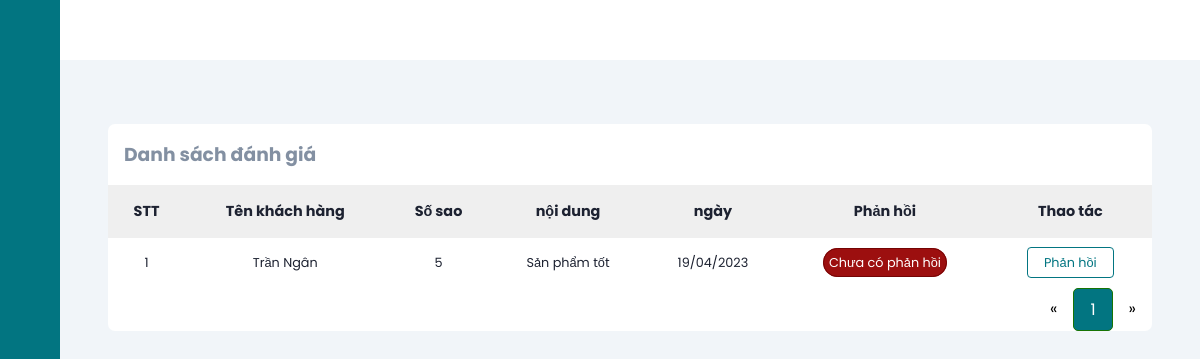
Page /ratingManage?page=1 (signed in) on the committed database.
### tables this page shows
CREATE TABLE `productrating` (
  `id` int(11) NOT NULL,
  `productId` int(11) NOT NULL,
  `userId` int(11) NOT NULL,
  `star` int(11) NOT NULL,
  `content` text NOT NULL,
  `reply` text NOT NULL,
  `createdDate` datetime NOT NULL DEFAULT current_timestamp(),
  `repliedDate` datetime DEFAULT NULL
);

CREATE TABLE `users` (
  `id` int(11) NOT NULL,
  `fullName` varchar(255) NOT NULL,
  `email` varchar(255) NOT NULL,
  `dob` date NOT NULL,
  `address` varchar(500) NOT NULL,
  `password` varchar(255) NOT NULL,
  `roleId` int(11) NOT NULL,
  `status` tinyint(1) NOT NULL,
  `captcha` varchar(50) NOT NULL,
  `isConfirmed` tinyint(4) NOT NULL DEFAULT 0,
  `phone` varchar(10) NOT NULL,
  `provinceId` varchar(5) NOT NULL,
  `districtId` varchar(5) NOT NULL,
  `wardId` varchar(5) NOT NULL
);

### mvc/core/ControllerBase.php (called while the page is built, shortened)
<?php
class ControllerBase{
    public function view($view, $data=[]){
        require_once "./mvc/views/".$view.".php";
    }
}
?>

### mvc/controllers/ratingManage.php (called while the page is built, shortened)
<?php
class ratingManage extends ControllerBase
{
    public function index($page = 1)
    {
        $rating = $this->model("ratingModel");
        $ratingList = ($rating->getAllAdmin(isset($_GET['page']) ? $_GET['page'] : 1))->fetch_all(MYSQLI_ASSOC);
        $countPaging = $rating->getCountPaging(8);
        $this->view("admin/rating", [
            "headTitle" => "Phản hồi đánh giá",
            "ratingList" => $ratingList,
            "countPaging" => $countPaging
        ]);
    }
}

### mvc/core/App.php (called while the page is built, shortened)
<?php
class App
{
    protected $action = "Index";
    function __construct()
    {
        $arr = $this->UrlProcess();
        if (file_exists("./mvc/controllers/" . $arr[0] . ".php")) {
            unset($arr[0]);
        }
        $this->controller = new $this->controller;
        $this->params = $arr ? array_values($arr) : [];
        array_push($this->params, $_GET);
        call_user_func_array([$this->controller, $this->action], $this->params);
    }
    function UrlProcess()
    {
        if (isset($_GET["url"])) {
            return explode("/", filter_var(trim($_GET["url"], "/")));
        }
    }
}

### index.php (called while the page is built, shortened)
<?php
$myApp = new App();
?>

### mvc/core/DB.php (called while the page is built, shortened)
<?php
class DB{
    private static $instance = null;
    protected $servername = "localhost";
    protected $username = "root";
    protected $password = "";
    private function __construct(){
        $this->con = mysqli_connect($this->servername, $this->username, $this->password);
    }
    public static function getInstance()
    {
      if(!self::$instance)
      {
        self::$instance = new DB();
      }
      return self::$instance;
    }
}
?>

### mvc/models/ratingModel.php (called while the page is built, shortened)
<?php
class ratingModel
{
    private static $instance = null;
    public static function getInstance()
    {
        if (!self::$instance) {
            self::$instance = new ratingModel();
        }
        return self::$instance;
    }
    public function getAllAdmin($page = 1, $total = 8)
    {
        $tmp = ($page - 1) * $total;
        $db = DB::getInstance();
        $sql = "SELECT p.id, p.star, p.createdDate, p.content, p.reply, u.id as userId, u.fullName, c.name as productName FROM productrating p JOIN users u ON p.userId = u.id JOIN products c ON p.productId = c.id ORDER BY p.createdDate DESC LIMIT $tmp,$total";
        $result = mysqli_query($db->con, $sql);
        return $result;
    }
}

### mvc/views/admin/rating.php (the view, shortened to what this page needs)
<link rel="stylesheet" href="https://maxcdn.bootstrapcdn.com/font-awesome/4.4.0/css/font-awesome.min.css" />
<?php require APP_ROOT . '/views/admin/inc/head.php'; ?>
<body>
    <?php require APP_ROOT . '/views/admin/inc/sidebar.php'; ?>
    <div class="main-content">
        <main>
            <section class="recent">
                <div class="activity-grid">
                    <div class="activity-card">
                        <h3>Danh sách đánh giá</h3>
                        <div class="table-responsive">
                            <table>
                                <thead>
                                    <tr>
                                        <th>STT</th>
                                        <th>Tên khách hàng</th>
                                        <th>Số sao</th>
                                        <th>nội dung</th>
                                        <th>ngày</th>
                                        <th>Phản hồi</th>
                                        <th>Thao tác</th>
                                    </tr>
                                </thead>
                                <tbody>
                                    <?php
                                    $count = 0;
                                    foreach ($data['ratingList'] as $key => $value) {
                                    ?>
                                        <tr>
                                            <td><?= ++$count ?></td>
                                            <td><?= $value['fullName'] ?></td>
                                            <td><?= $value['star'] ?></td>
                                            <td><?= $value['content'] ?></td>
                                            <td><?= date("d/m/Y", strtotime($value['createdDate'])) ?></td>
                                            <?php
                                            if ($value['reply']) { ?>
                                                <td><span class="active"><?= $value['reply'] ?></span></td>
                                            <?php } else { ?>
                                                <td><span class="block">Chưa có phản hồi</span></td>
                                            <?php }
                                            ?>
                                            <td>
                                            <?php
                                            if ($value['reply']) { ?>
                                                <a class="button-normal" href="<?= URL_ROOT . '/ratingManage/reply/' . $value['id'] ?>"><i class="fa fa-list" aria-hidden="true"></i> / <i class="fa fa-pencil-square-o" aria-hidden="true"></i></a>
                                                <a class="button-red" href="<?= URL_ROOT . '/ratingManage/delete/' . $value['id'] ?>"><i class="fa fa-trash" aria-hidden="true"></i></a>
                                            <?php } else { ?>
                                                <a class="button-normal" href="<?= URL_ROOT . '/ratingManage/reply/' . $value['id'] ?>">Phản hồi</a>
                                            <?php }
                                            ?>
                                            </td>
                                        </tr>
                                    <?php }
                                    ?>
                                </tbody>
                            </table>
                        </div>
                        <div class="pagination">
                            <a href="<?= URL_ROOT ?>/ratingManage?page=<?= (isset($_GET['page'])) ? (($_GET['page'] <= 1) ? 1 : $_GET['page'] - 1) : 1 ?>">&laquo;</a>
                            <?php
                            for ($i = 1; $i <= $data['countPaging']; $i++) {
                                if (isset($_GET['page'])) {
                                    if ($i == $_GET['page']) { ?>
                                        <a class="active" href="<?= URL_ROOT ?>/ratingManage?page=<?= $i ?>"><?= $i ?></a>
                                    <?php } else { ?>
                                        <a href="<?= URL_ROOT ?>/ratingManage?page=<?= $i ?>"><?= $i ?></a>
                                    <?php  }
                                } ?>
                            <?php }
                            ?>
                            <a href="<?= URL_ROOT ?>/ratingManage?page=<?= (isset($_GET['page'])) ? ($_GET['page'] == $data['countPaging'] ? $_GET['page'] : $_GET['page'] + 1) : 2 ?>">&raquo;</a>
                        </div>
                    </div>
                </div>
            </section>
        </main>
    </div>
</body>
</html>

### public/css/admin.css (style rules this page uses)
:root { --main-color: #027581; --color-dark: #1D2231; --text-grey: #8390A2; }
* { font-family: 'Poppins', sans-serif; margin: 0; padding: 0; text-decoration: none; list-style-type: none; box-sizing: border-box; }
.main-content { position: relative; margin-left: 240px; transition: margin-left 500ms; }
main { margin-top: 60px; background: #f1f5f9; min-height: 90vh; padding: 1rem 3rem; }
.recent { margin-top: 3rem; margin-bottom: 3rem; }
.activity-grid { display: grid; grid-template-columns: 100% 25%; grid-column-gap: 1.5rem; }
.activity-card, .summary-card, .bday-card { background: #fff; border-radius: 7px; }
.activity-card h3 { color: var(--text-grey); margin: 1rem; }
.activity-card table { width: 100%; border-collapse: collapse; }
.activity-card thead { background: #efefef; text-align: left; }
th, td { font-size: .9rem; padding: 1rem 1rem; color: var(--color-dark); text-align: center; }
td { font-size: .8rem; }
.button-normal { background: white; color: var(--main-color); border: 1px solid var(--main-color); border-radius: 4px; padding: .4rem 1rem; margin: 2px 2px; }
.table-responsive { overflow-x: auto; }
@media only screen and (max-width: 1200px) { .main-content { margin-left: 60px; } }
.active { background: rgb(9, 136, 20); color: #fff; border: 1px solid rgb(23, 116, 4); padding: 5px; border-radius: 20px; }
.block { background: rgb(156, 15, 15); color: #fff; border: 1px solid rgb(116, 4, 4); padding: 5px; border-radius: 20px; }
.pagination { float: right; }
.pagination a { color: black; float: left; padding: 8px 16px; text-decoration: none; }
.pagination a.active { background-color: #027581; color: white; border-radius: 5px; }

### rows in the picture
productrating: userId.fullName "Trần Ngân", star "5", content "Sản phẩm tốt", createdDate "19/04/2023", reply "Chưa có phản hồi"
